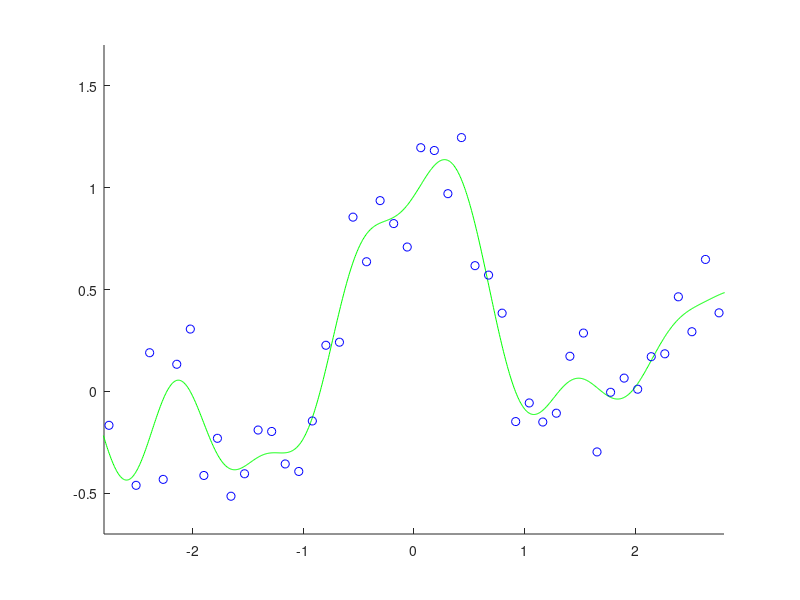

Write MATLAB code to recreate this figure.
%交叉验证法
n=50; N=1000; x=linspace(-3,3,n)'; X=linspace(-3,3,N)';
pix=pi*x; y=sin(pix)./(pix)+0.1*x+0.2*randn(n,1);

x2=x.^2; xx=repmat(x2,1,n)+repmat(x2',n,1)-2*x*x';
hhs=2*[0.03 0.3 3].^2; ls=[0.0001 0.1 100];
m=5; u=floor(m*[0:n-1]/n)+1; u=u(randperm(n));
for hk=1:length(hhs)
  hh=hhs(hk); k=exp(-xx/hh);
  for i=1:m
    ki=k(u~=i,:); kc=k(u==i,:); yi=y(u~=i); yc=y(u==i);
    for lk=1:length(ls)
      l=ls(lk); t=(ki'*ki+l*eye(n))\(ki'*yi); fc=kc*t;
      g(hk,lk,i)=mean((fc-yc).^2);
end, end, end
[gl,ggl]=min(mean(g,3),[],2);[ghl,gghl]=min(gl);
L=ls(ggl(gghl)); HH=hhs(gghl);

K=exp(-(repmat(X.^2,1,n)+repmat(x2',N,1)-2*X*x')/HH);
k=exp(-xx/HH); t=(k^2+L*eye(n))\(k*y); F=K*t;

figure(1); clf; hold on; axis([-2.8 2.8 -0.7 1.7]);
plot(X,F,'g-'); plot(x,y,'bo');
